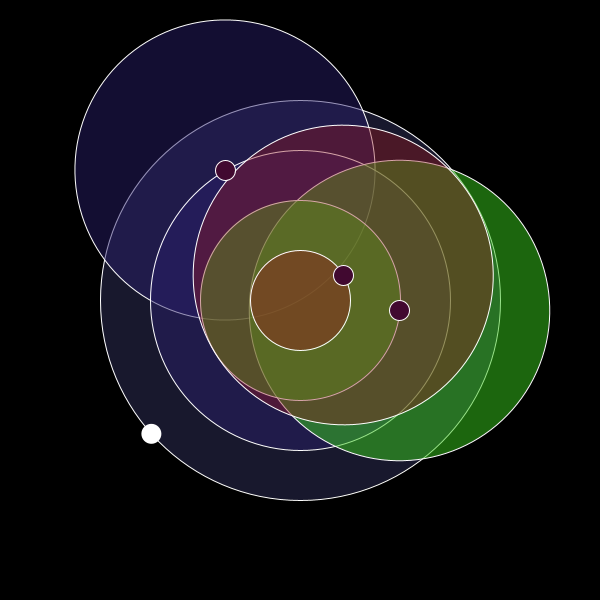
Frame 1 (no input)
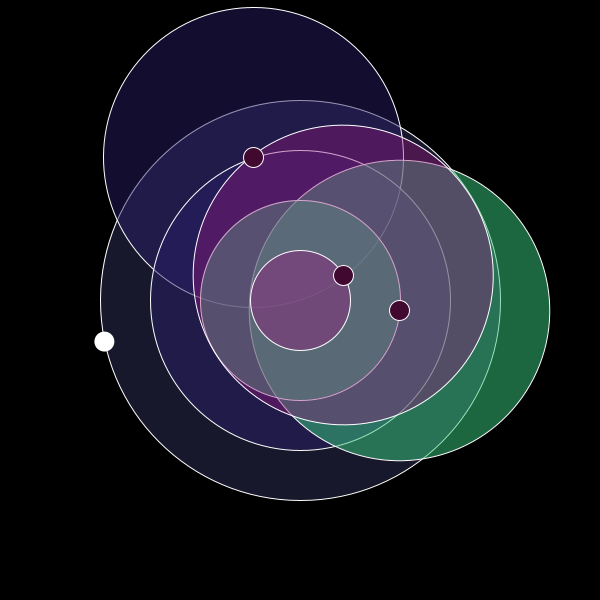
Frame 60 (the mouse pressed at the canvas centre just before this capture)
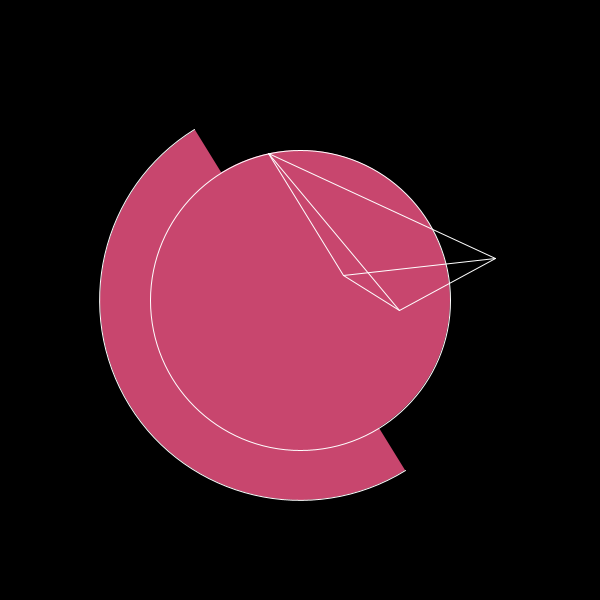
Frame 120 (the mouse held since frame 60 and released just before this capture)

The Processing sketch that drew these frames (run headless with seeded random() and noise(); from frame 60 on, the mouse is pressed at the canvas centre):

// Processing sketch: processing_58129
// ── processing_58129.pde

PVector seg = new PVector(0,0);
PVector minut = new PVector(0,0);
PVector hora = new PVector(0,0);
PVector milis = new PVector(0,0);

PVector triang = new PVector(5,5);

int bola = 20;

float segRadius = 150;
float minutRadius = 100;
float horaRadius = 50;
float milisRadius = 200;

void setup() {
  size(600,600);
  smooth();
}

void draw() {
  update();
  drawMe();
}

void update() {
  //milis
  int tiempoMilis = millis();
  float angMilis = map(tiempoMilis, 0, 60, 0, TWO_PI);
  angMilis -= PI;
  angMilis *= -1;

  milis.x = width/2 + (milisRadius * sin(angMilis));
  milis.y = height/2 + (milisRadius * cos(angMilis));

  //segundos
  int tiempoSeg = second();
  float angSeg= map(tiempoSeg, 0, 60, 0, TWO_PI);
  angSeg -= PI;
  angSeg *= -1;

  seg.x = width/2 +(segRadius * sin(angSeg));
  seg.y = height/2 +(segRadius * cos(angSeg));

  //minutos
  int tiempoMinut = minute();
  float angMinut = map(tiempoMinut, 0, 60, 0, TWO_PI);
  angMinut -= PI;
  angMinut *= -1;

  minut.x = width/2 +(minutRadius * sin(angMinut));
  minut.y = height/2 +(minutRadius * cos(angMinut));

  //horas
  int tiempoHora = hour();
  if(tiempoHora > 12) {
    tiempoHora -= 12;
  }
  float angHora = map(tiempoHora, 0, 12, 0, TWO_PI);
  angHora -= PI;
  angHora *= -1;

  hora.x = width/2 + (horaRadius * sin(angHora));
  hora.y = height/2 + (horaRadius * cos(angHora));
}

void drawMe() {
  background(0);

  if(!mousePressed) {
    stroke(255);
    noFill();

    stroke(255);
    fill(24,24,45);
    ellipse(width/2, height/2, milisRadius*2, milisRadius*2);

    stroke(255);
    fill(40, 30, 15*(millis()%1000/segRadius*2), 120);
    arc(seg.x, seg.y, width/2, height/2, seg.x, seg.y + seg.x);
    ellipse(width/2, height/2, segRadius*2, segRadius*2);

    stroke(255);
    fill(55, 200, 10*(millis()%60000/(minutRadius*2)), 130);
    arc(minut.x, minut.y, width/2, height/2, minut.x, minut.y+minut.x);
    ellipse(width/2, height/2, minutRadius*2, minutRadius*2);

    stroke(255);
    fill(150, 24, 5*(millis()%720000/(horaRadius*2)), 100);
    arc(hora.x, hora.y, width/2, height/2, hora.x, hora.y + hora.x);
    ellipse(width/2, height/2, horaRadius*2, horaRadius*2);

    noStroke();
    fill(255);
    ellipse(milis.x, milis.y, bola, bola);
    stroke(255);
    fill(65, 9, 48);
    ellipse(seg.x, seg.y, bola, bola);
    ellipse(minut.x, minut.y, bola, bola);
    ellipse(hora.x, hora.y, bola, bola);
  }
  else {
    fill(200, 70, 15*(millis()%1000/segRadius*2), segRadius*2);
    arc(width/2, height/2, milisRadius*2, milisRadius*2, milisRadius*2-PI, milisRadius*2);
    ellipse(width/2, height/2, segRadius*2, segRadius*2);

    line(hora.x, hora.y, milis.x, milis.y);
    line(minut.x, minut.y, milis.x, milis.y);
    line(seg.x, seg.y, milis.x, milis.y);
    line(seg.x, seg.y, minut.x, minut.y);
    line(minut.x, minut.y, hora.x, hora.y);
    line(hora.x, hora.y, seg.x, seg.y);
  }
} 
